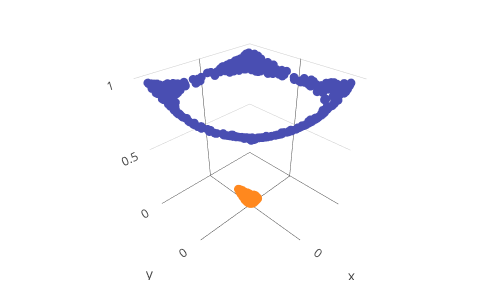

The code cell stored with this chart in its notebook:
### Markdown cell above
## Plot the 3D reconstructions

### Code cell
upper_reconstructed = generator.predict(upper_latent)
lower_reconstructed = generator.predict(lower_latent)

upper_plot = go.Scatter3d(
    x = upper_reconstructed[:, 0],
    y = upper_reconstructed[:, 1],
    z = upper_reconstructed[:, 2],
    mode = 'markers',
    marker = {'size': 3, 'color': upper_color}
)
lower_plot = go.Scatter3d(
    x = lower_reconstructed[:, 0],
    y = lower_reconstructed[:, 1],
    z = lower_reconstructed[:, 2],
    mode = 'markers',
    marker = {'size': 3, 'color': lower_color}
)
data = [upper_plot, lower_plot]
iplot(go.Figure(data=data, layout=layout), config=config)

### Figure 1 — Plotly figure (JSON) as saved in the notebook; plotly's stock layout.template omitted (floating-point values rounded to 4 significant figures; data arrays with more than 128 entries replaced by an {"elided": "..."} marker saying what was removed)
{"data": [{"marker": {"color": "#494EB2", "size": 3}, "mode": "markers", "type": "scatter3d", "x": {"elided": "400 float values"}, "y": {"elided": "400 float values"}, "z": {"elided": "400 float values"}}, {"marker": {"color": "#FF881E", "size": 3}, "mode": "markers", "type": "scatter3d", "x": {"elided": "400 float values"}, "y": {"elided": "400 float values"}, "z": {"elided": "400 float values"}}], "layout": {"height": 300, "margin": {"b": 20, "l": 100, "r": 100, "t": 20}, "showlegend": false, "width": 500}}
